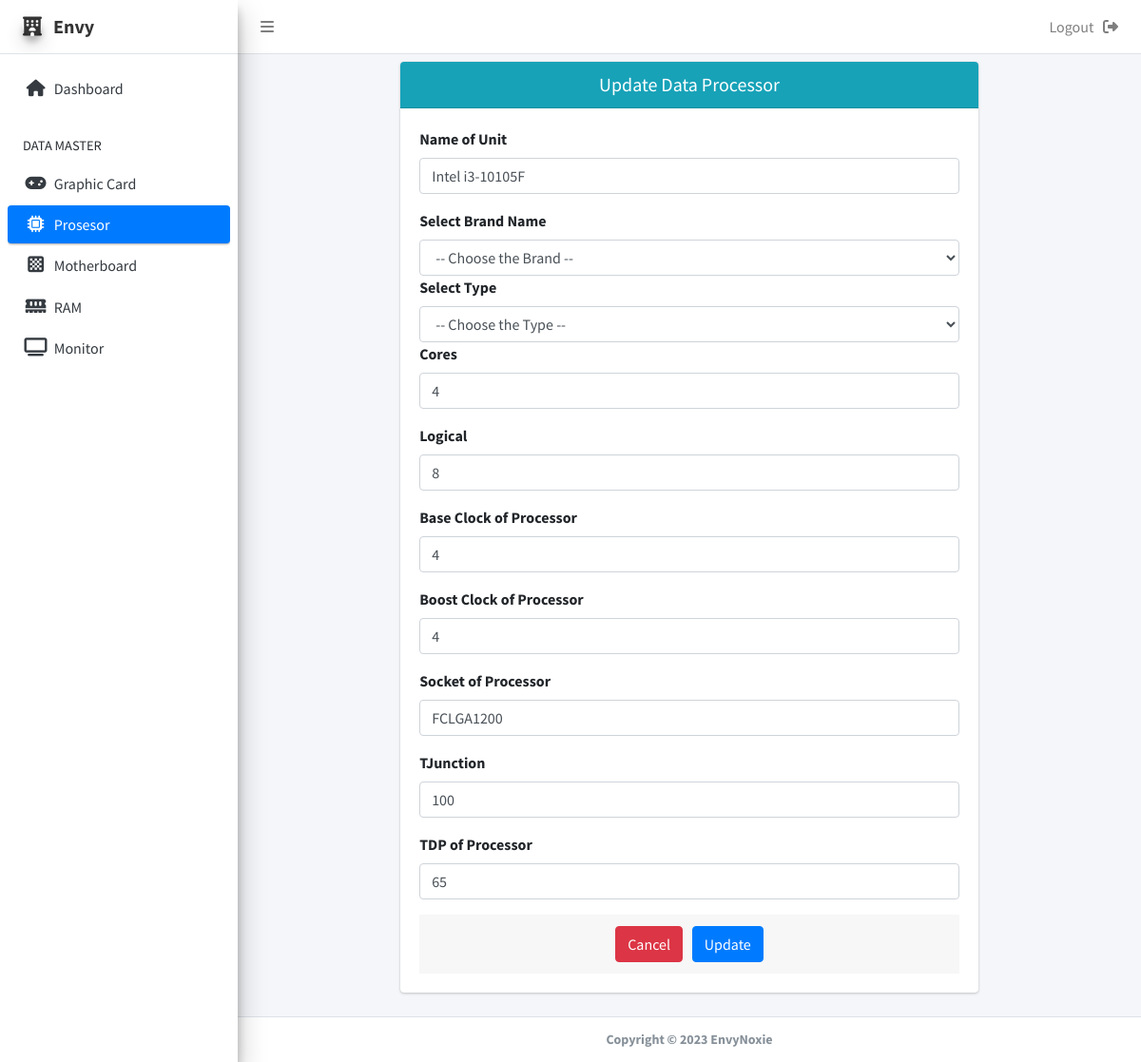
Page /admin/edit/edit_procie.php?id=3 on the committed database.
### tables this page shows
CREATE TABLE `procie` (
  `id_procie` int(30) NOT NULL,
  `nama_procie` varchar(255) NOT NULL,
  `merk_procie` varchar(10) NOT NULL,
  `penggunaan` varchar(25) NOT NULL,
  `cores` int(5) NOT NULL,
  `logical` int(5) NOT NULL,
  `baseclock_cpu` int(8) NOT NULL,
  `boostclock_cpu` int(8) NOT NULL,
  `socket` varchar(25) NOT NULL,
  `tjunction` int(8) NOT NULL,
  `tdp_procie` int(30) NOT NULL
);

### admin/edit/edit_procie.php (the view, shortened to what this page needs)
<?php
include("../../koneksi.php");
    ?>
<?php include 'header.php'; ?>
    <div class="content-wrapper">
      <section class="content">
        <div class="container-fluid">
          <div class="row justify-content-center pt-2">
            <div class="col-md-8">
              <div class="card card-info">
                <div class="card-header">
                  <h5 class="text-center m-0">Update Data Processor</h5>
                </div>
                <?php
                    $id = $_GET['id'];
                    $result = mysqli_query($koneksi, "SELECT * FROM procie WHERE id_procie='$id'");
                    while ($item = mysqli_fetch_array($result)){
                      $nama = $item['nama_procie'];
                      $cores = $item['cores'];
                      $logical = $item['logical'];
                      $baseclock = $item['baseclock_cpu'];
                      $boostclock = $item['boostclock_cpu'];
                      $socket = $item['socket'];
                      $tjunction = $item['tjunction'];
                      $tdp = $item['tdp_procie'];
                  ?>
                <form role="form" method="post" action="">
                  <div class="card-body">
                    <div class="form-group">
                      <label for="">Name of Unit</label>
                      <input type="text" name="nama_procie" class="form-control" value="<?= $nama; ?>" required>
                    </div>
                    <div class="form" method="post" action="">
                      <label for="">Select Brand Name</label>
                        <select required class="form-control select2" name="merk_procie">
                          <option value="">-- Choose the Brand --</option>
                        </select>
                    </div>
                    <div class="form" method="post" action="">
                      <label for="">Select Type</label>
                        <select required class="form-control select2" name="type_procie">
                          <option value="">-- Choose the Type --</option>
                        </select>
                    </div>
                    <div class="form-group">
                      <label for="">Cores</label>
                      <input type="number" name="cores" class="form-control" value="<?= $cores; ?>" required>
                    </div>
                    <div class="form-group">
                      <label for="">Logical</label>
                      <input type="number" name="logical" class="form-control" value="<?= $logical; ?>" required>
                    </div>
                    <div class="form-group">
                      <label for="">Base Clock of Processor</label>
                      <input type="number" step="0.01" name="baseclock" class="form-control" value="<?= $baseclock; ?>" required>
                    </div>
                    <div class="form-group">
                      <label for="">Boost Clock of Processor</label>
                      <input type="number" step="0.01" name="boostclock" class="form-control" value="<?= $boostclock; ?>" required>
                    </div>
                    <div class="form-group">
                      <label for="">Socket of Processor</label>
                      <input type="text" name="socket" class="form-control" value="<?= $socket; ?>" required>
                    </div>
                    <div class="form-group">
                      <label for="">TJunction</label>
                      <input type="number" name="tjunction" class="form-control" value="<?= $tjunction; ?>" required>
                    </div>
                    <div class="form-group">
                      <label for="">TDP of Processor</label>
                      <input type="number" name="tdp_procie" class="form-control" value="<?= $tdp; ?>" required>
                    </div>
                    <div class="card-footer text-center">
                      <a href="../procie.php" name="batal" class="btn btn-danger">Cancel</a>
                      <button type="submit" name="update" class="btn btn-primary" onclick="return confirm('Apakah Anda Yakin Ingin Menyimpan Perubahan Data?')">Update</button>
                    </div>
                </form>
                <?php } ?>
              </div>
            </div>
          </div>
        </div>
      </section>
    </div>
    <?php include 'footer.php'; ?>
</body>
</html>

### rows in the picture
procie: nama_procie "Intel i3-10105F", cores "4", logical "8", baseclock "4", boostclock "4", socket "FCLGA1200", tjunction "100", tdp_procie "65"
